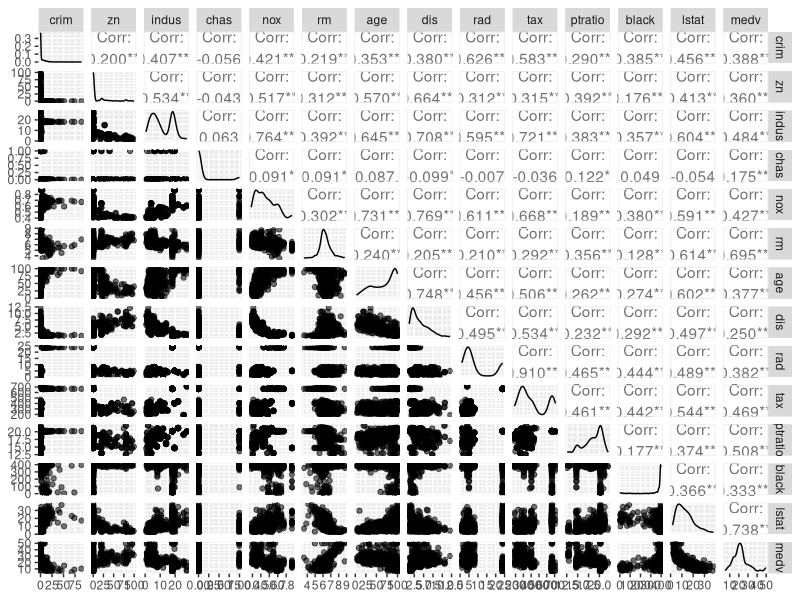
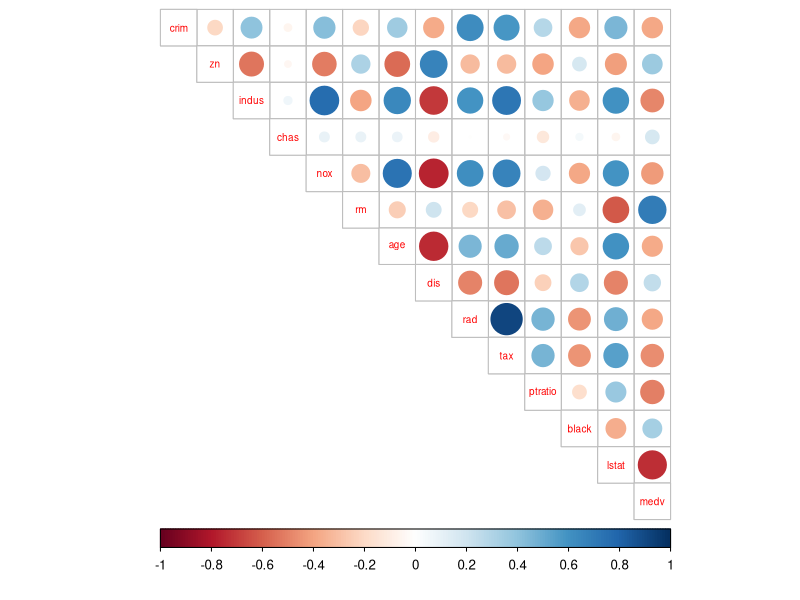
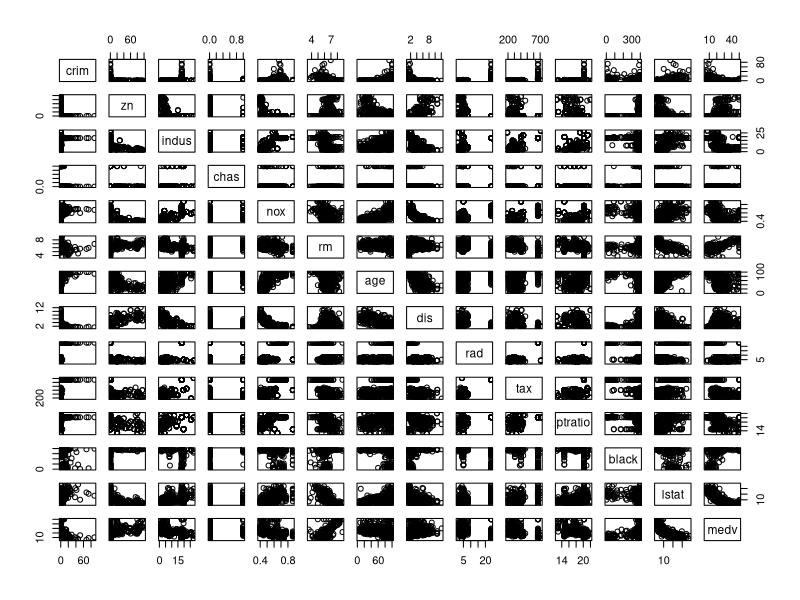
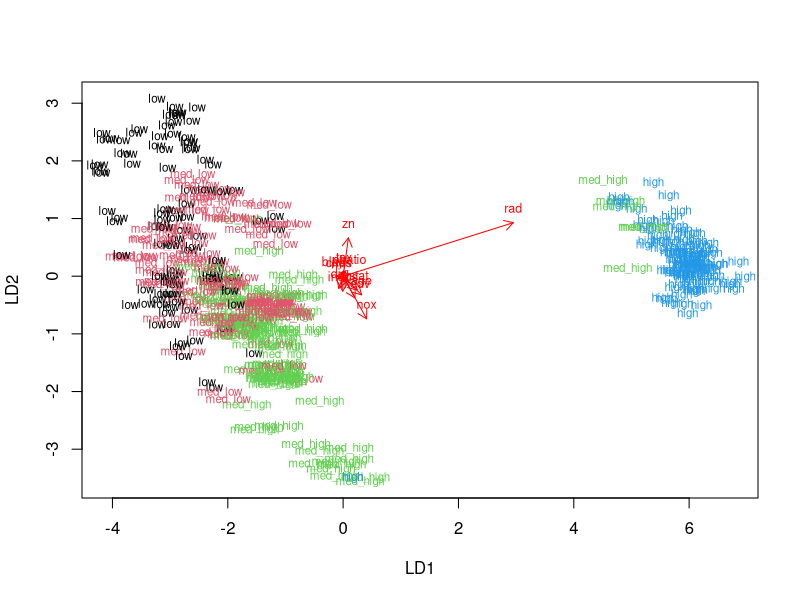
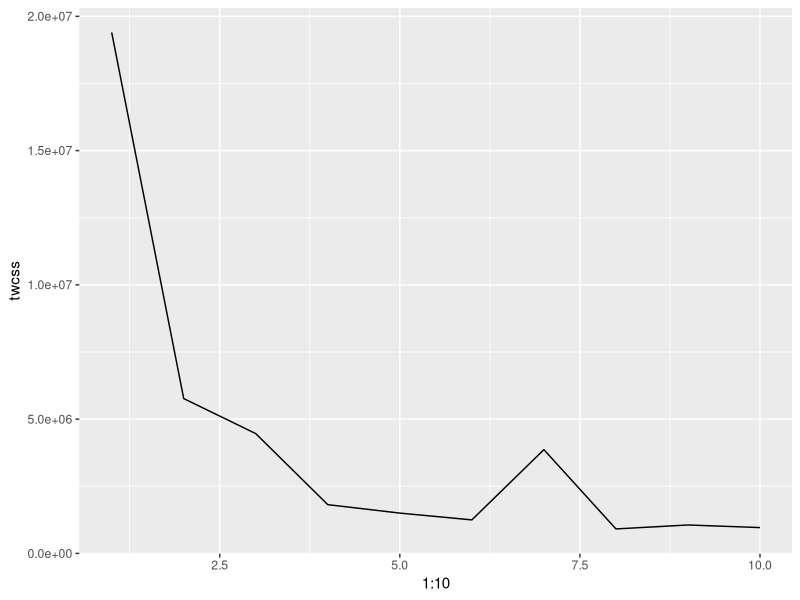
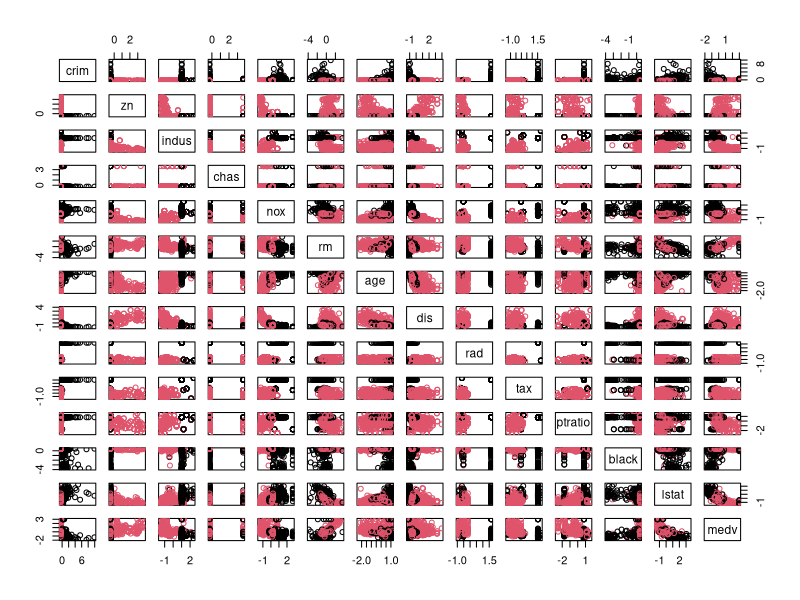

These charts were generated, in order, by the following R code:
## ---- chunk 1
library(MASS)
library(tidyverse)
library(ggplot2)
library(GGally)
library(corrplot)
data("Boston")

dim(Boston)
str(Boston)
summary(Boston)
## ---- chunk 2
# overview of variables´ distributions
ggpairs(Boston, 
        mapping = aes(alpha = 0.6), 
        lower = list(combo = wrap("facethist", bins = 30)))
## ---- chunk 3
# I will make a correlation matrix to look more closely into relationships between variables
cor_matrix<-cor(Boston) 
cor_matrix %>%
  round(digits = 2)
corrplot(cor_matrix, method="circle", type = "upper", cl.pos = "b", tl.pos = "d", tl.cex = 0.6)
pairs(Boston)
## ---- chunk 4
# scaling and turning into dataframe
scaled_boston <- scale(Boston)
summary(scaled_boston)
scaled_boston <- as.data.frame(scaled_boston)
## ---- chunk 5
# create a quantile vector of crim, create a categorical variable 'crime', remove original from dataset
bins <- quantile(scaled_boston$crim)
crime <- cut(scaled_boston$crim, breaks = bins, include.lowest = TRUE, labels = c("low", "med_low", "med_high", "high"))
scaled_boston <- dplyr::select(scaled_boston, -crim)
scaled_boston <- data.frame(scaled_boston, crime)

#take sample, create test & train sets
ind <- sample(nrow(scaled_boston),  size = nrow(scaled_boston) * 0.8)
train <- scaled_boston[ind,]
test <- scaled_boston[-ind,]
## ---- chunk 6
# linear discriminant analysis
lda.fit <- lda(crime ~ ., data = train)
# the function for lda biplot arrows
lda.arrows <- function(x, myscale = 1, arrow_heads = 0.1, color = "red", tex = 0.75, choices = c(1,2)){
  heads <- coef(x)
  arrows(x0 = 0, y0 = 0, 
         x1 = myscale * heads[,choices[1]], 
         y1 = myscale * heads[,choices[2]], col=color, length = arrow_heads)
  text(myscale * heads[,choices], labels = row.names(heads), 
       cex = tex, col=color, pos=3)
}

classes <- as.numeric(train$crime)
plot(lda.fit, dimen = 2, col = classes, pch = classes)
lda.arrows(lda.fit, myscale = 1)

## ---- chunk 7
#remove crime from test
correct_classes <- test$crime
test <- dplyr::select(test, -crime)

#predict and cross tabulate the results
lda.pred <- predict(lda.fit, newdata = test)
table(correct = correct_classes, predicted = lda.pred$class)
## ---- chunk 8
#loading Boston and scaling it again
data("Boston")
scaled_boston <- scale(Boston)
scaled_boston <- as.data.frame(scaled_boston)
#calculating the distances
distb <- dist(scaled_boston)
#figuring out the optimal number of clusters
twcss <- sapply(1:10, function(k){kmeans(Boston, k)$tot.withinss})
# visualize the results
qplot(x = 1:10, y = twcss, geom = 'line')
## ---- chunk 9
km <-kmeans(scaled_boston, centers = 2)
pairs(scaled_boston, col = km$cluster)
